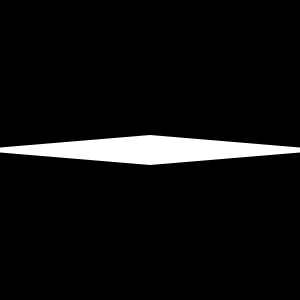
Frame 1 (no input)
Frame 60 (the mouse pressed at the canvas centre just before this capture): identical to frame 1, image omitted
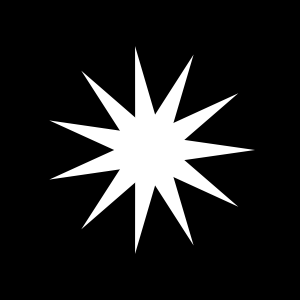
Frame 120 (the mouse held since frame 60 and released just before this capture)

The Processing sketch that drew these frames (run headless with seeded random() and noise(); from frame 60 on, the mouse is pressed at the canvas centre):

// Processing sketch: processing_6415
// ── processing_6415.pde

/**
 * A function for drawing N-pointed stars, as a collection of overlapping triangles.
 * Params:
 *     x & y: coords for the center of the star.
 *     base: length of the base of 1 triangle.
 *     lengthAsPercentOfBase: length of 1 point: multiplied by base.
 *     numPoints: the number of points (duh).
 *
 * Controls:
 * The sketch maps mouseX to the number of points (left is low),
 * and mouseY to the point length (down is low).
 * Click the mouse to toggle a transparent red border on the triangles,
 * which better shows the layout.
 */

void setup() {
  size(300, 300);
  background(0);
  fill(255);
  smooth();
}

void draw() {
  background(0);
  if (showStroke) {
    stroke(255, 0, 0, 150);
  } else {
    noStroke();
  }
  
  int numPoints = round(map(mouseX, 0, width, 2, 20));
  float pointLength = map(mouseY, 0, height, 5, 0);
  star(150, 150, 30, pointLength, numPoints);
}

void star(float x, float y, float base, float lengthAsPercentOfBase, int numPoints) {
  pushMatrix();
  translate(x, y);
  
  float halfBase = base / 2;
  float theta = TWO_PI / numPoints;
  for (int i = 0; i < numPoints; i++) {
    rotate(theta);
    triangle(0, -halfBase,
             0, halfBase,
             base * (1 + lengthAsPercentOfBase), 0);
  }
  
  popMatrix();
}

boolean showStroke = false;
void mouseClicked() {
  showStroke = !showStroke;
}
  
